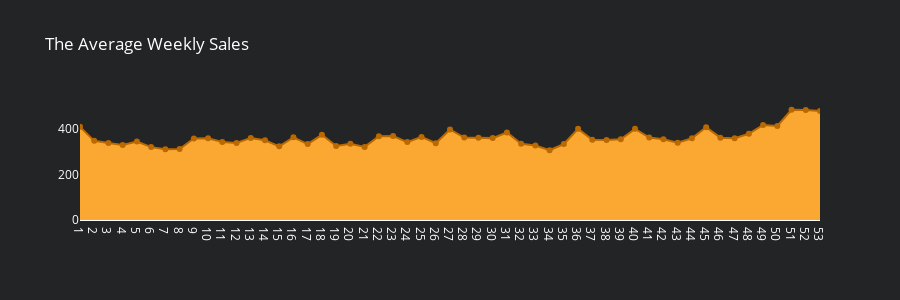

Notebook cell for this chart:
### Markdown cell above
### The Average Weekly Sales

### Code cell
df_w_sa = df_train1.groupby('week').agg({"sales" : "mean"}).reset_index()
fig7 = go.Figure(data=[go.Scatter(x=df_w_sa['week'], y=df_w_sa['sales'], fill='tozeroy', fillcolor='#FAA831', line_color='#bA6800'
                                  ,mode='lines+markers')])


fig7.update_layout(title_text='The Average Weekly Sales',height=300,paper_bgcolor='#232425',plot_bgcolor='#232425',
                font=dict(
                size=12,
                color='white'))
fig7.update_yaxes(showgrid=False)
fig7.update_xaxes(showgrid=False,tickmode = 'array', tickvals=df_w_sa.week, ticktext=[i for i in range(1,53)])

### Figure 1 — Plotly figure (JSON) as saved in the notebook; plotly's stock layout.template omitted (floating-point values rounded to 4 significant figures)
{"data": [{"fill": "tozeroy", "fillcolor": "#FAA831", "line": {"color": "#bA6800"}, "mode": "lines+markers", "type": "scatter", "x": [1, 2, 3, 4, 5, 6, 7, 8, 9, 10, 11, 12, 13, 14, 15, 16, 17, 18, 19, 20, 21, 22, 23, 24, 25, 26, 27, 28, 29, 30, 31, 32, 33, 34, 35, 36, 37, 38, 39, 40, 41, 42, 43, 44, 45, 46, 47, 48, 49, 50, 51, 52, 53], "y": [409.1, 347.5, 338.1, 329.2, 344.2, 320.1, 310.4, 311.9, 358.2, 358.6, 343.0, 338.4, 360.5, 350.2, 323.5, 363.1, 333.5, 374.1, 324.7, 334.4, 321.1, 367.7, 368.6, 342.2, 364.8, 337.2, 397.5, 362.0, 361.4, 359.6, 384.2, 334.7, 327.5, 306.6, 333.6, 400.3, 352.6, 351.5, 354.2, 400.3, 362.2, 354.9, 339.6, 358.8, 407.3, 361.6, 358.7, 378.6, 417.3, 412.9, 484.2, 482.9, 478.2]}], "layout": {"font": {"color": "white", "size": 12}, "height": 300, "paper_bgcolor": "#232425", "plot_bgcolor": "#232425", "title": {"text": "The Average Weekly Sales"}, "xaxis": {"showgrid": false, "tickmode": "array", "ticktext": [1, 2, 3, 4, 5, 6, 7, 8, 9, 10, 11, 12, 13, 14, 15, 16, 17, 18, 19, 20, 21, 22, 23, 24, 25, 26, 27, 28, 29, 30, 31, 32, 33, 34, 35, 36, 37, 38, 39, 40, 41, 42, 43, 44, 45, 46, 47, 48, 49, 50, 51, 52], "tickvals": [1, 2, 3, 4, 5, 6, 7, 8, 9, 10, 11, 12, 13, 14, 15, 16, 17, 18, 19, 20, 21, 22, 23, 24, 25, 26, 27, 28, 29, 30, 31, 32, 33, 34, 35, 36, 37, 38, 39, 40, 41, 42, 43, 44, 45, 46, 47, 48, 49, 50, 51, 52, 53]}, "yaxis": {"showgrid": false}}}
